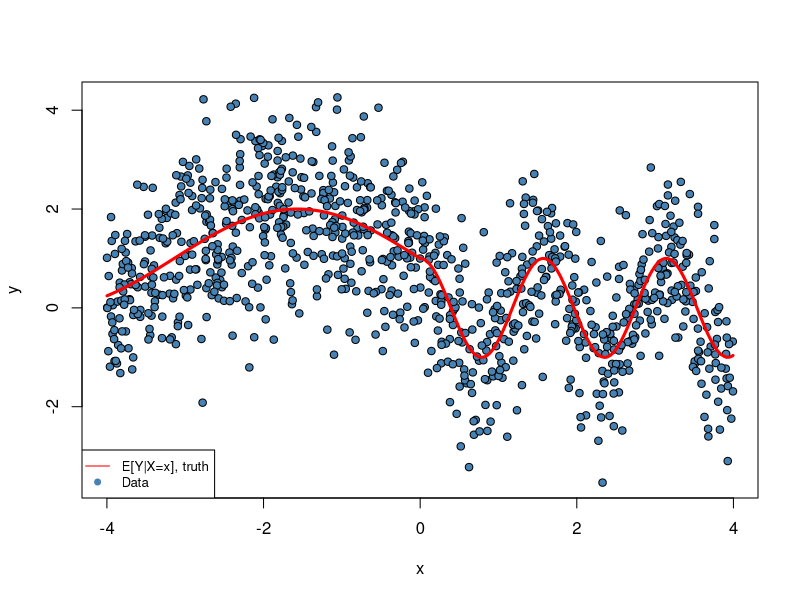

Generate this figure with R:
## ---- chunk 1
# Simulate some data
n <- 100
order <- 2
x <- runif(n, -4, 4)
y = rnorm(n = n, mean = x^order, sd = 0.25)
data <- data.frame(x=x, y=y)

# Number of folds
n.folds <- 20

# Polynomial orders
poly.degree <- seq(1, 10)

# List of indices per fold
indices <- split(seq(n), sort(seq(n) %% n.folds))
mse.estimates <- c()
for(q in poly.degree){
  y.hat <- c()
  for(fold.idx in indices) {
    # Fit on K-1 folds
    ols <- lm(y~poly(x,q), data=data[-fold.idx,])
    # Predict on the kth fold
    y.hat[fold.idx] <- predict(ols, newdata=data[fold.idx,])
  }
  # Concatenate all predictions
  y.hat <- unname(unlist(y.hat))
  # Get the mse estimate
  mse.estimates[q] <- mean((y.hat - data[, 'y'])^2)
}
## ---- chunk 2
# BEGIN SOLUTION

# END SOLUTION
## ---- chunk 3
set.seed(1)
nobs <- 100
x <- rnorm(nobs)
y <- x-2*x^2
y_measured <- y + rnorm(nobs)

# BEGIN SOLUTION

# END SOLUTION
## ---- chunk 4
# BEGIN SOLUTION

# END SOLUTION
## ---- chunk 5
# BEGIN SOLUTION

# END SOLUTION
## ---- chunk 6
# BEGIN SOLUTION

# END SOLUTION
## ---- chunk 7
# BEGIN SOLUTION

# END SOLUTION
## ---- chunk 8
set.seed(4)
n <- 1000
x <- runif(n, -4, 4)
mu <- ifelse(x > 0, cos(4*x), 1-sin(x))
y <- mu + rnorm(n)
data <- data.frame(x=x, y=y)
plot(x, y, col="black",  pch=21, bg="steelblue", ylab = "y")
lines(x[order(x)], mu[order(x)], col="red", lwd=3, type="l")
legend("bottomleft", legend=c("E[Y|X=x], truth", "Data"), cex=.8, lty=c(1, NA), col=c("red","steelblue"),  pch=c(NA, 21), pt.bg=c(NA, "steelblue"))
